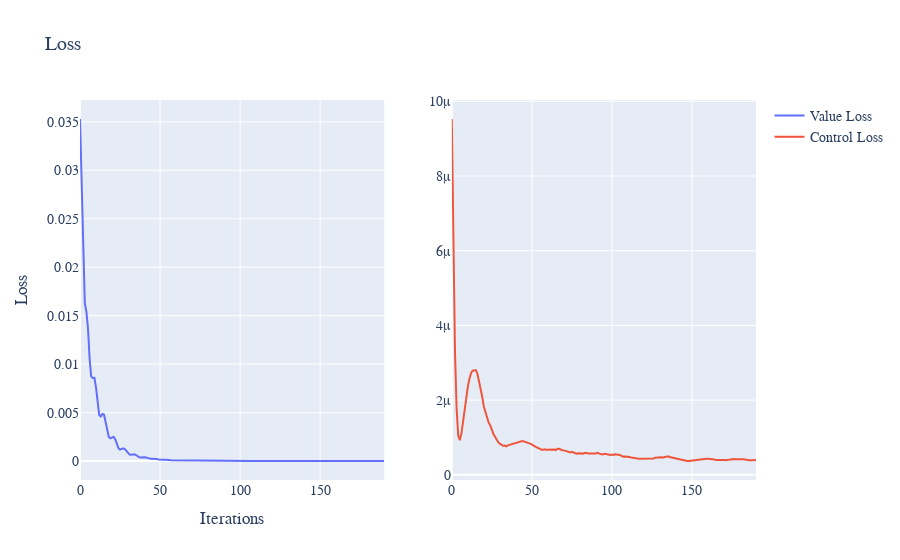

Write notebook code for a chart like this one.
### Code cell
eq = MERTON()
model = MODEL_CONFIG
solver = DGMPIASolver(model, eq)
loss = np.array(list(solver.train(200)))
plot_losses(loss)

### Figure 1 — Plotly figure (JSON) as saved in the notebook; plotly's stock layout.template omitted (floating-point values rounded to 4 significant figures; data arrays with more than 128 entries replaced by an {"elided": "..."} marker saying what was removed)
{"data": [{"mode": "lines", "name": "Value Loss", "type": "scatter", "x": {"elided": "191 int values"}, "xaxis": "x", "y": {"elided": "191 float values"}, "yaxis": "y"}, {"mode": "lines", "name": "Control Loss", "type": "scatter", "x": {"elided": "191 int values"}, "xaxis": "x2", "y": {"elided": "191 float values"}, "yaxis": "y2"}], "layout": {"font": {"family": "Courier New, monospace", "size": 14}, "title": {"text": "Loss"}, "xaxis": {"anchor": "y", "domain": [0, 0.45], "title": {"text": "Iterations"}}, "xaxis2": {"anchor": "y2", "domain": [0.55, 1]}, "yaxis": {"anchor": "x", "domain": [0, 1], "title": {"text": "Loss"}}, "yaxis2": {"anchor": "x2", "domain": [0, 1]}}}
